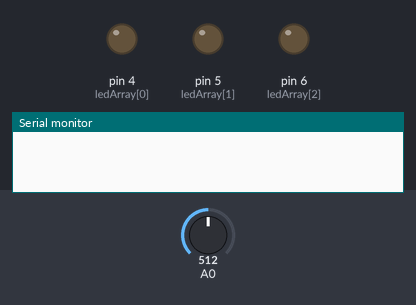
A sketch run on a simulated Arduino Uno, built with avr-gcc and run on an emulated ATmega328P. On the bench: output pins drawn as LEDs (lit = HIGH), the last lines printed to the serial monitor. The test bench sets the inputs (shaded band); at power-on: A0 = 512.

Above: at 0.1 s.
At 39.39 s:
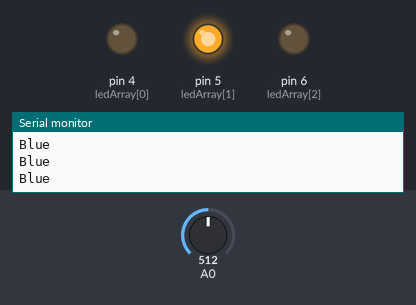
Timing chart, 0 to 40.0 s (numbered marks = the images above):
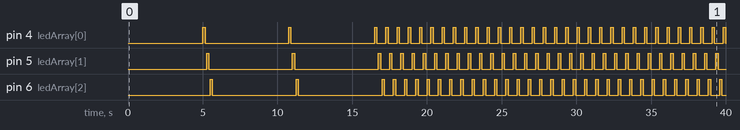

Measured:
- by itself, pin 4 (ledArray[0]): goes HIGH 0.15 s, LOW 5.6 s, HIGH 0.15 s, LOW 5.6 s, 31 × (HIGH 0.15 s, LOW 0.60 s), HIGH 0.15 s, then LOW
- by itself, pin 5 (ledArray[1]), pin 6 (ledArray[2]): goes HIGH 0.15 s, LOW 5.6 s, HIGH 0.15 s, LOW 5.6 s, 30 × (HIGH 0.15 s, LOW 0.60 s), HIGH 0.15 s, then LOW

The sketch:

arduino.ino
```cpp
// Define color sensor LED pins
int ledArray[] = {4,5,6};

// boolean to know if the balance has been set
boolean balanceSet = false;

//place holders for color detected
int red = 0;
int green = 0;
int blue = 0;

//floats to hold color arrays
float colorArray[] = {0,0,0};
float whiteArray[] = {0,0,0};
float blackArray[] = {0,0,0};

float avgArray[] = {0,0,0};

//place holder for average
int avgRead;

void setup() {

  //rgb led outputs
  pinMode(4,OUTPUT);
  pinMode(5,OUTPUT);
  pinMode(6,OUTPUT);

  Serial.begin(9600);
}

void loop() {
  checkBalance();
  checkcolor();
  printcolor();
}

void checkBalance() {
  //check if the balance has been set, if not, set it
  if(balanceSet == false){
    setBalance();
  }
}

void setBalance() {
  //set white balance
  delay(5000);
  for(int i = 0; i <= 2; i++) {
     digitalWrite(ledArray[i], HIGH);
     delay(100);
     getReading(5);
     whiteArray[i] = avgRead;
     digitalWrite(ledArray[i], LOW);
     delay(100);
  }
   //set black balance
  delay(5000);
  for(int i = 0; i<=2; i++) {
     digitalWrite(ledArray[i], HIGH);
     delay(100);
     getReading(5);
     blackArray[i] = avgRead;
     digitalWrite(ledArray[i], LOW);
     delay(100);
  }

  balanceSet = true;
  delay(5000);
}

void checkcolor() {
  for(int i = 0; i<=2; i++) {
    digitalWrite(ledArray[i], HIGH);
    delay(100);
    getReading(5);
    colorArray[i] = avgRead;
    float greyDiff = whiteArray[i] - blackArray[i];
    colorArray[i] = (colorArray[i] - blackArray[i]) / (greyDiff) * 255; //the reading returned minus the lowest value divided by the possible range multiplied by 255 is a value roughly between 0-255 representing the value
                                                                    //for the current reflectivity(for the color it is exposed to) of what is being scanned
    digitalWrite(ledArray[i], LOW);
    updateAvg(i);
    delay(100);
  }
}

void updateAvg(int n) {
  avgArray[n] = (avgArray[n] + colorArray[n]) / 2;
}

void getReading(int times) {
  int reading;
  int tally = 0;

  for(int i = 0; i < times; i++) {
    reading = analogRead(0);
    tally = reading + tally;
    delay(10);
  }

  avgRead = (tally) / times;
}

void printcolor() {
  if(avgArray[0] > avgArray[1] && avgArray[0] > avgArray[2]) {
    Serial.println("Red");
  }
  else if(avgArray[1] > avgArray[0] && avgArray[1] > avgArray[2]) {
    Serial.println("Green");
  }
  else {
    Serial.println("Blue");
  }
  Serial.println();
}
```
